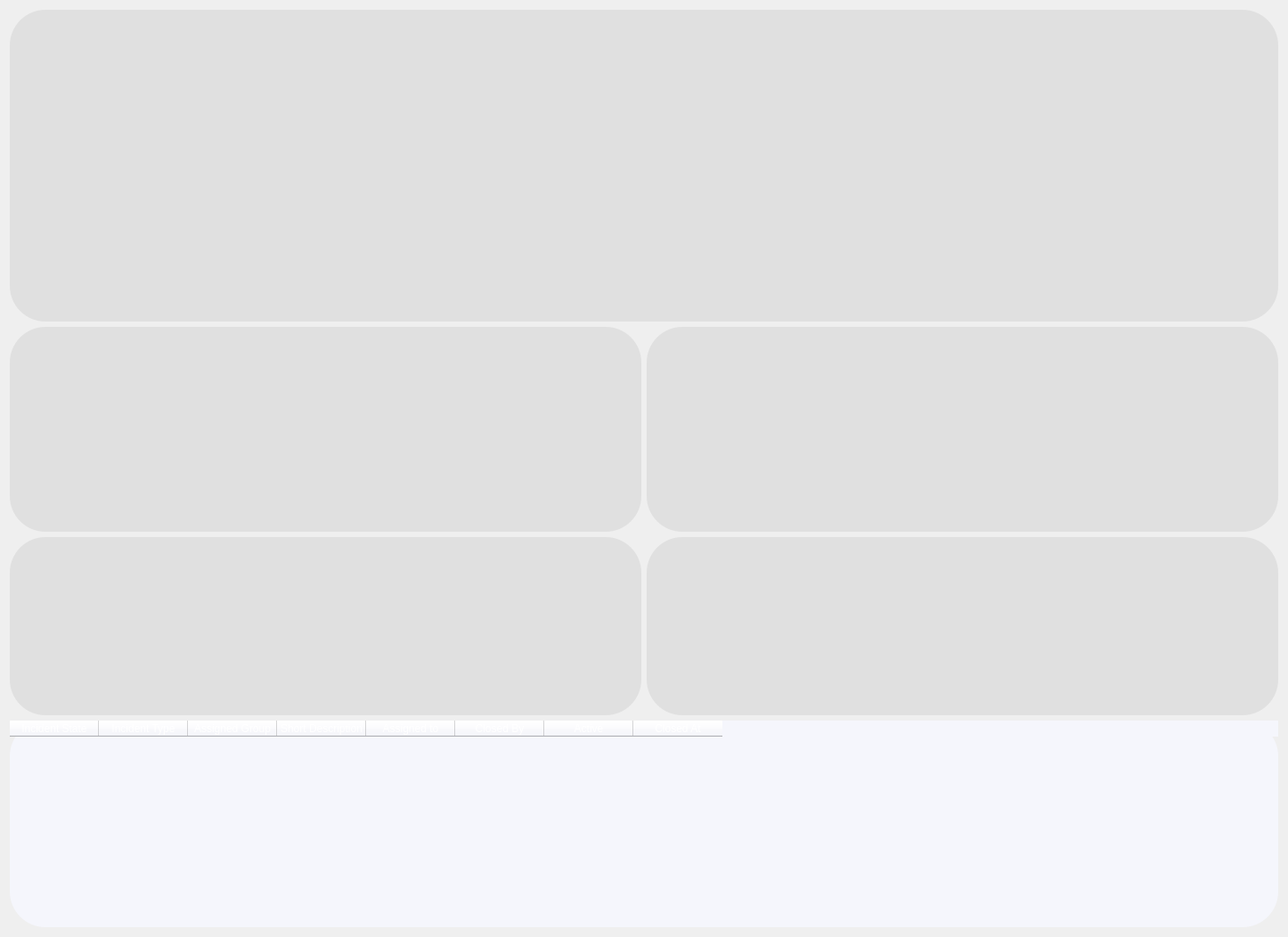
                <widget class="QWidget" name="scrollAreaWidgetContents">
                 <property name="geometry">
                  <rect>
                   <x>0</x>
                   <y>0</y>
                   <width>1446</width>
                   <height>1052</height>
                  </rect>
                 </property>
                 <layout class="QGridLayout" name="gridLayout">
                  <item row="0" column="0" colspan="2">
                   <widget class="QFrame" name="daily_trend_plot">
                    <property name="minimumSize">
                     <size>
                      <width>0</width>
                      <height>350</height>
                     </size>
                    </property>
                    <property name="styleSheet">
                     <string notr="true">border-radius:40px;
background-color:rgb(224, 224, 224);</string>
                    </property>
                    <property name="frameShape">
                     <enum>QFrame::StyledPanel</enum>
                    </property>
                    <property name="frameShadow">
                     <enum>QFrame::Raised</enum>
                    </property>
                   </widget>
                  </item>
                  <item row="1" column="0">
                   <widget class="QFrame" name="by_priority_plot">
                    <property name="minimumSize">
                     <size>
                      <width>250</width>
                      <height>230</height>
                     </size>
                    </property>
                    <property name="styleSheet">
                     <string notr="true">border-radius:40px;
background-color:rgb(224, 224, 224);</string>
                    </property>
                    <property name="frameShape">
                     <enum>QFrame::StyledPanel</enum>
                    </property>
                    <property name="frameShadow">
                     <enum>QFrame::Raised</enum>
                    </property>
                   </widget>
                  </item>
                  <item row="1" column="1">
                   <widget class="QFrame" name="by_state_plot">
                    <property name="minimumSize">
                     <size>
                      <width>300</width>
                      <height>200</height>
                     </size>
                    </property>
                    <property name="styleSheet">
                     <string notr="true">border-radius:40px;
background-color:rgb(224, 224, 224);</string>
                    </property>
                    <property name="frameShape">
                     <enum>QFrame::StyledPanel</enum>
                    </property>
                    <property name="frameShadow">
                     <enum>QFrame::Raised</enum>
                    </property>
                   </widget>
                  </item>
                  <item row="2" column="0">
                   <widget class="QFrame" name="by_type_plot">
                    <property name="minimumSize">
                     <size>
                      <width>300</width>
                      <height>200</height>
                     </size>
                    </property>
                    <property name="styleSheet">
                     <string notr="true">border-radius:40px;
background-color:rgb(224, 224, 224);</string>
                    </property>
                    <property name="frameShape">
                     <enum>QFrame::StyledPanel</enum>
                    </property>
                    <property name="frameShadow">
                     <enum>QFrame::Raised</enum>
                    </property>
                   </widget>
                  </item>
                  <item row="2" column="1">
                   <widget class="QFrame" name="generated_by_plot">
                    <property name="minimumSize">
                     <size>
                      <width>300</width>
                      <height>200</height>
                     </size>
                    </property>
                    <property name="styleSheet">
                     <string notr="true">border-radius:40px;
background-color:rgb(224, 224, 224);</string>
                    </property>
                    <property name="frameShape">
                     <enum>QFrame::StyledPanel</enum>
                    </property>
                    <property name="frameShadow">
                     <enum>QFrame::Raised</enum>
                    </property>
                   </widget>
                  </item>
                  <item row="3" column="0" colspan="2">
                   <widget class="QTableWidget" name="data_table">
                    <property name="minimumSize">
                     <size>
                      <width>0</width>
                      <height>200</height>
                     </size>
                    </property>
                    <property name="styleSheet">
                     <string notr="true">border-radius:40px;
background-color:rgb(245, 246, 252);</string>
                    </property>
                    <column>
                     <property name="text">
                      <string>Incident State</string>
                     </property>
                     <property name="background">
                      <color>
                       <red>48</red>
                       <green>10</green>
                       <blue>178</blue>
                      </color>
                     </property>
                     <property name="foreground">
                      <brush brushstyle="SolidPattern">
                       <color alpha="255">
                        <red>255</red>
                        <green>255</green>
                        <blue>255</blue>
                       </color>
                      </brush>
                     </property>
                    </column>
                    <column>
                     <property name="text">
                      <string>Incident Type</string>
                     </property>
                     <property name="background">
                      <color>
                       <red>47</red>
                       <green>0</green>
                       <blue>181</blue>
                      </color>
                     </property>
                     <property name="foreground">
                      <brush brushstyle="SolidPattern">
                       <color alpha="255">
                        <red>255</red>
                        <green>255</green>
                        <blue>255</blue>
                       </color>
                      </brush>
                     </property>
                    </column>
                    <column>
                     <property name="text">
                      <string>Assigned Group</string>
                     </property>
                     <property name="background">
                      <color>
                       <red>47</red>
                       <green>0</green>
                       <blue>181</blue>
                      </color>
                     </property>
                     <property name="foreground">
                      <brush brushstyle="SolidPattern">
                       <color alpha="255">
                        <red>255</red>
                        <green>255</green>
                        <blue>255</blue>
                       </color>
                      </brush>
                     </property>
                    </column>
                    <column>
                     <property name="text">
                      <string>Short Description</string>
                     </property>
                     <property name="background">
                      <color>
                       <red>46</red>
                       <green>0</green>
                       <blue>184</blue>
                      </color>
                     </property>
                     <property name="foreground">
                      <brush brushstyle="SolidPattern">
                       <color alpha="255">
                        <red>255</red>
                        <green>255</green>
                        <blue>255</blue>
                       </color>
                      </brush>
                     </property>
                    </column>
                    <column>
                     <property name="text">
                      <string>Assigned to</string>
                     </property>
                     <property name="background">
                      <color>
                       <red>46</red>
                       <green>0</green>
                       <blue>184</blue>
                      </color>
                     </property>
                     <property name="foreground">
                      <brush brushstyle="SolidPattern">
                       <color alpha="255">
                        <red>255</red>
                        <green>255</green>
                        <blue>255</blue>
                       </color>
                      </brush>
                     </property>
                    </column>
                    <column>
                     <property name="text">
                      <string>Closed By</string>
                     </property>
                     <property name="background">
                      <color>
                       <red>46</red>
                       <green>0</green>
                       <blue>184</blue>
                      </color>
                     </property>
                     <property name="foreground">
                      <brush brushstyle="SolidPattern">
                       <color alpha="255">
                        <red>255</red>
                        <green>255</green>
                        <blue>255</blue>
                       </color>
                      </brush>
                     </property>
                    </column>
                    <column>
                     <property name="text">
                      <string>Active</string>
                     </property>
                     <property name="background">
                      <color>
                       <red>45</red>
                       <green>0</green>
                       <blue>187</blue>
                      </color>
                     </property>
                     <property name="foreground">
                      <brush brushstyle="SolidPattern">
                       <color alpha="255">
                        <red>255</red>
                        <green>255</green>
                        <blue>255</blue>
                       </color>
                      </brush>
                     </property>
                    </column>
                    <column>
                     <property name="text">
                      <string>Closed At</string>
                     </property>
                     <property name="background">
                      <color>
                       <red>45</red>
                       <green>0</green>
                       <blue>187</blue>
                      </color>
                     </property>
                     <property name="foreground">
                      <brush brushstyle="SolidPattern">
                       <color alpha="255">
                        <red>255</red>
                        <green>255</green>
                        <blue>255</blue>
                       </color>
                      </brush>
                     </property>
                    </column>
                   </widget>
                  </item>
                 </layout>
                </widget>
